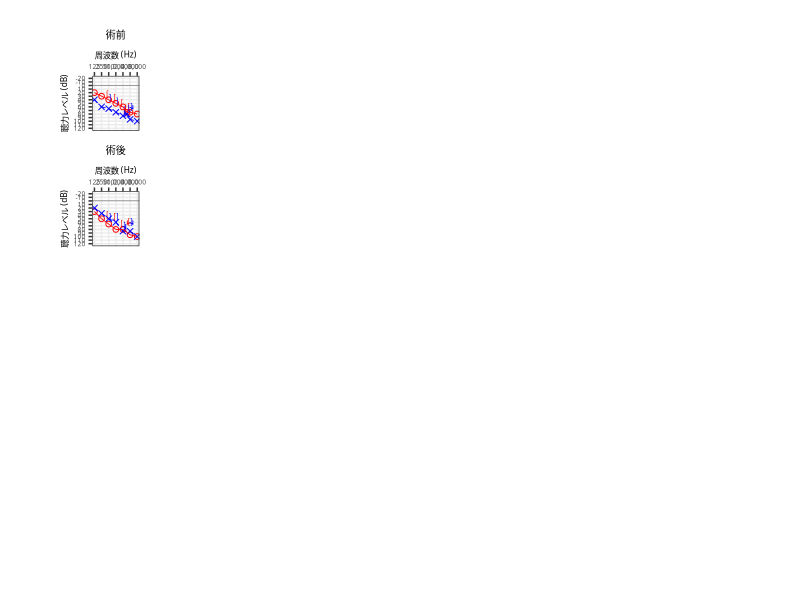

Here is the R script that generated this plot:
library(tidyverse)
library(gridExtra)

plot_audiogram_J <- function(df,width=4){
  shift_haba = 0.2
  yajirusi_tate = 4
  yajirusi_yoko = 0.2

  point_size = width*0.8
  text_size = width*3
# THIS FAILED
#  datacols <- str_subset(names(df),"^[RL][AB]")
#  ldf <- pivot_longer(df,cols=datacols,names_to=c("ear","mode","freq"),names_sep=c(1,2),values_to="dB",values_ptypes=list(dB=character()))
  ldf <- gather(df, key = "ear-mode-freq", value = "dB",starts_with(c("RA","RB","LA","LB"))) %>%
    separate(col = "ear-mode-freq", into = c("ear","mode","freq"), sep = c(1,2)) %>%
    mutate(SO = ifelse(is.na(as.numeric(dB)), str_sub(dB,-1,-1),NA)) %>%
    mutate(dB = as.numeric(ifelse(is.na(as.numeric(dB)), str_sub(dB,0,-2),dB))) %>% 
    mutate(freq = log2(as.numeric(freq)/125)) %>%
    mutate(pch = ifelse(ear=="R",ifelse(mode=="A",1,91),ifelse(mode=="A",4,93))) %>%
    mutate(col = ifelse(ear=="R","red","blue")) %>%
    mutate(shift = ifelse(mode=="B",ifelse(ear=="R",-shift_haba,shift_haba),0)) 
  
  ldfa <- subset(ldf,(mode=="A" & !is.na(dB))) %>% 
    arrange(ear,freq) %>%
    mutate(lSO = lag(SO)) %>%
    mutate(lfreq = lag(freq)) %>%
    mutate(ldB = lag(dB)) %>%
    mutate(ltype = ifelse(ear=="R","solid","dashed")) 
  ldfa <- subset(ldfa,(freq>lfreq & is.na(SO) & is.na(lSO)))
  
  ldfso <- subset(ldf,SO=="+") %>%
    mutate(dir = ifelse(ear=="R",-1,1)) 
  
  ggp <- ggplot() +
    scale_shape_identity() +
    scale_color_identity() +
    scale_linetype_identity() +
    geom_hline(yintercept = 0,size=0.1) +
    geom_point(data=ldf,aes(x=freq+shift,y=dB,shape=pch,color=col),size=point_size)+
    geom_segment(data=ldfa,aes(x=lfreq,y=ldB,
                                xend=freq,yend=dB,
                               linetype=ltype,color=col),size=0.3)+
    geom_segment(data=ldfso,aes(x=freq+shift+yajirusi_yoko*dir*0.5,y=dB+yajirusi_tate*0.6,
                                xend=freq+shift+yajirusi_yoko*dir,
                                yend=dB+yajirusi_tate*1.4,
                                color=col),size=0.3,arrow = arrow(length = unit(0.1, "cm")))+
    scale_y_reverse(limits = c(120,-20), breaks = seq(-20, 120, by=10))+
    scale_x_continuous(position = "top",breaks=c(0,1,2,3,4,5,6),labels=c("125","250","500","1,000","2,000","4,000","8,000"))+ 
    labs(x = "周波数 (Hz)", y = "聴力レベル (dB)") +
    coord_fixed(ratio=0.05)

  if(str_length(df$Title)>0){
    ggp <- ggp + ggtitle(df$Title)
  }
  return(ggp+theme(panel.grid.minor = element_blank(),
    plot.title = element_text(hjust = 0.5),
    text = element_text(size=text_size)
  #                 ,axis.text.x = element_text(angle=90, hjust=1) #コメントを消すとX軸が縦書きに
         ))
}


# MODIFY FILENAME HERE
table <- read_csv("test.csv")

quartzFonts(HiraKaku = quartzFont(c("HiraginoSans-W5", "HiraginoSans-W7", "HiraginoSans-W5", "HiraginoSans-W7")))
theme_set(theme_bw(base_family="HiraKaku"))

#theme_set(theme_bw(base_family="Japan1"))

res <- list()
for(i in 1:nrow(table)){
  res[[i]] <- plot_audiogram_J(table[i,],width=2) 
}

ml <- marrangeGrob(res, nrow=5, ncol=4, top="")
#ggsave(file="audiosV.pdf",plot=ml,dpi=300,width = 8,height=11.5)
print(ml)

